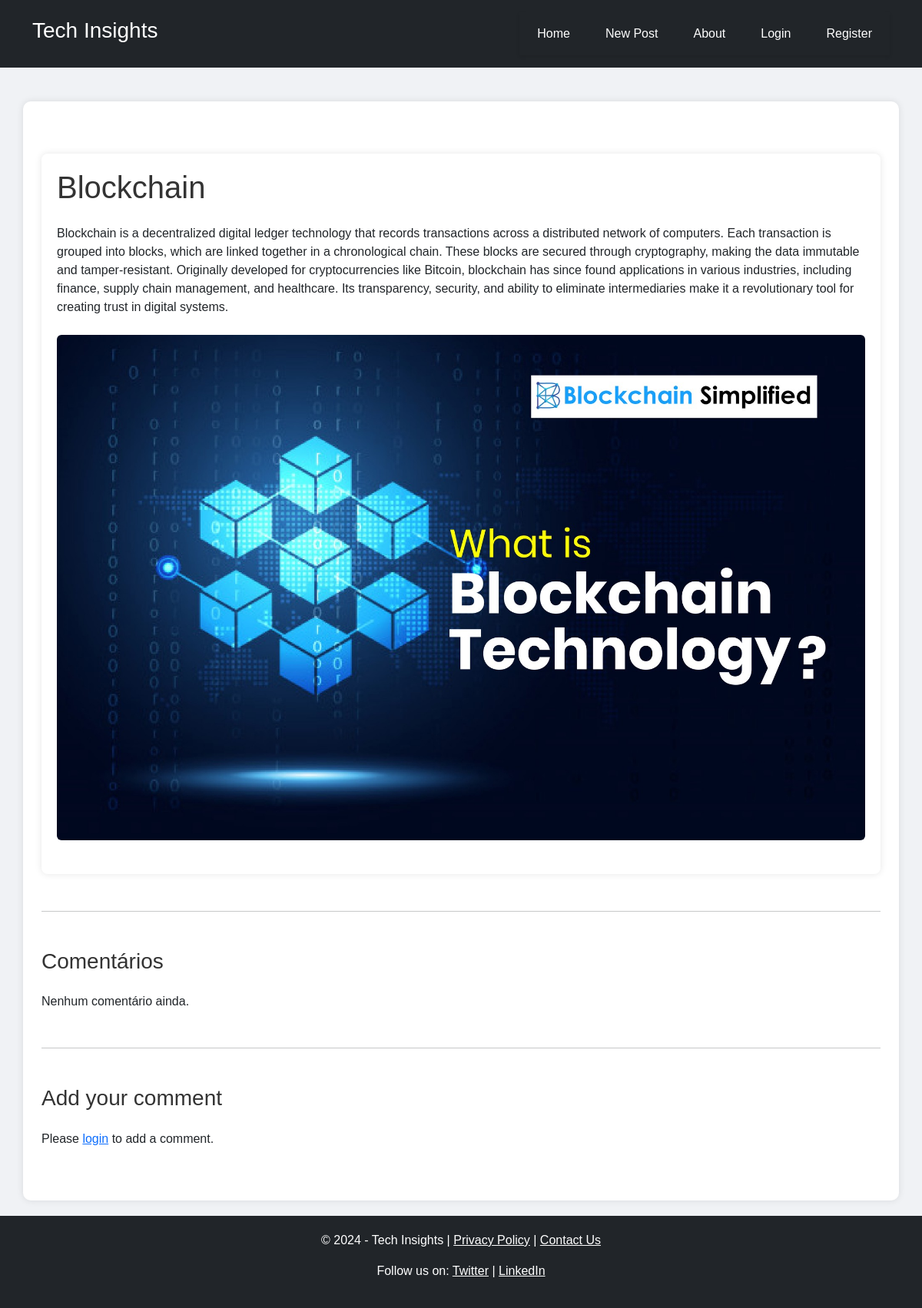
The app's page /post/18/ with its own data.
### blog/models.py (models this page shows, shortened)
class Post(models.Model):
    title = models.CharField(max_length=100)
    content = models.TextField()
    created_at = models.DateTimeField(auto_now_add=True)
    updated_at = models.DateTimeField(auto_now=True)
    published = models.BooleanField(default=False)
    image = models.ImageField(upload_to='post_images/', blank=True, null=True)
    author = models.ForeignKey(User, on_delete=models.CASCADE)  # Relacionar o post com o utilizador que o criou

### blog/views.py (the view)
# urls.py: path('post/<int:pk>/', post_detail, name='post_detail'),
def post_detail(request, pk):
    post = get_object_or_404(Post, pk=pk)
    comments = post.comments.all()
    editing_comment_id = request.GET.get('edit_comment')
    if request.method == 'POST':
        comment_form = CommentForm(request.POST)
        if comment_form.is_valid():
            comment = comment_form.save(commit=False)
            comment.post = post
            comment.user = request.user
            comment.save()
            return redirect('post_detail', pk=post.pk)
    else:
        comment_form = CommentForm()
    return render(request, 'blog/post_detail.html', {
        'post': post,
        'comments': comments,
        'comment_form': comment_form,
        'editing_comment_id': int(editing_comment_id) if editing_comment_id
        else None
    })

### blog/templates/blog/post_detail.html (shortened to what this page needs)
{% extends 'blog/base.html' %}
{% block content %}
<div class="container my-5">
    <div class="post-content">
        <h1 class="mb-4">{{ post.title }}</h1>
        <p class="long-text">{{ post.content }}</p>
        {% if post.image %}
            <div class="text-center my-4">
                <img src="{{ post.image.url }}" alt="{{ post.title }}" class="img-fluid rounded">
            </div>
        {% endif %}
    </div>
    <hr class="my-5">
<h3 class="mb-4">Comentários</h3>
<ul class="list-unstyled">
    {% for comment in comments %}
        <li class="comment-box" id="comment-{{ comment.id }}">
            <strong>{{ comment.user.username }}</strong>
            <div id="comment-text-{{ comment.id }}">
                <p>{{ comment.content }}</p>
                <small>Postado em {{ comment.created_at }}</small>
            </div>
            <form id="edit-form-{{ comment.id }}" style="display: none;" method="post" action="{% url 'edit_comment' comment.id %}">
                {% csrf_token %}
                <textarea name="content" class="form-control">{{ comment.content }}</textarea>
                <button type="submit" class="btn btn-primary btn-sm mt-2">Salvar</button>
                <button type="button" class="btn btn-secondary btn-sm mt-2" onclick="cancelEdit({{ comment.id }})">Cancelar</button>
            </form>
            {% if request.user == comment.user or request.user.is_superuser %}
                <div class="mt-2">
                    <button class="btn btn-sm btn-warning" onclick="editComment({{ comment.id }})">Editar</button>
                    <a href="{% url 'delete_comment' comment.id %}" class="btn btn-sm btn-danger" onclick="return confirm('Tem certeza que deseja apagar este comentário?');">Apagar</a>
                </div>
            {% endif %}
        </li>
    {% empty %}
        <li>Nenhum comentário ainda.</li>
    {% endfor %}
</ul>
    <hr class="my-5">
    <h3 class="mb-4">Add your comment</h3>
    {% if user.is_authenticated %}
        <form method="post" class="mb-4">
            {% csrf_token %}
            <div class="mb-3">
                {{ comment_form.as_p }}
            </div>
            <button type="submit" class="btn btn-primary">Submit Comment</button>
        </form>
    {% else %}
        <p>Please <a href="{% url 'login' %}">login</a> to add a comment.</p>
    {% endif %}
</div>
{% endblock %}

### blog/static/blog/styles.css (style rules this page uses)
* { margin: 0; padding: 0; box-sizing: border-box; }
body { font-family: 'Arial', sans-serif; background-color: #f0f2f5; }
h1, h2, h3 { color: #333; margin-bottom: 15px; }
ul li { margin-bottom: 10px; }
img { max-width: 100%; height: auto; border-radius: 5px; }

### blog/templates/blog/base.html (style rules this page uses)
body { display: flex; flex-direction: column; min-height: 100vh; }

### blog/templates/blog/post_detail.html (style rules this page uses)
.long-text { word-wrap: break-word; word-break: break-word; }
.post-content { background-color: #ffffff; padding: 20px; border-radius: 8px; box-shadow: 0 0 10px rgba(0, 0, 0, 0.1); }

### records on screen
Post: title "Blockchain", content "Blockchain is a decentralized digital ledger technology that records transactions across a distributed network of computers. Each transaction is grouped into blocks, which are linked together in a chronological chain. These blocks are secured through cryptography, making the data immutable and tamper-resistant. Originally developed for cryptocurrencies like Bitcoin, blockchain has since found applications in various industries, including finance, supply chain management, and healthcare. Its transparency, security, and ability to eliminate intermediaries make it a revolutionary tool for creating trust in digital systems.", image (picture)
